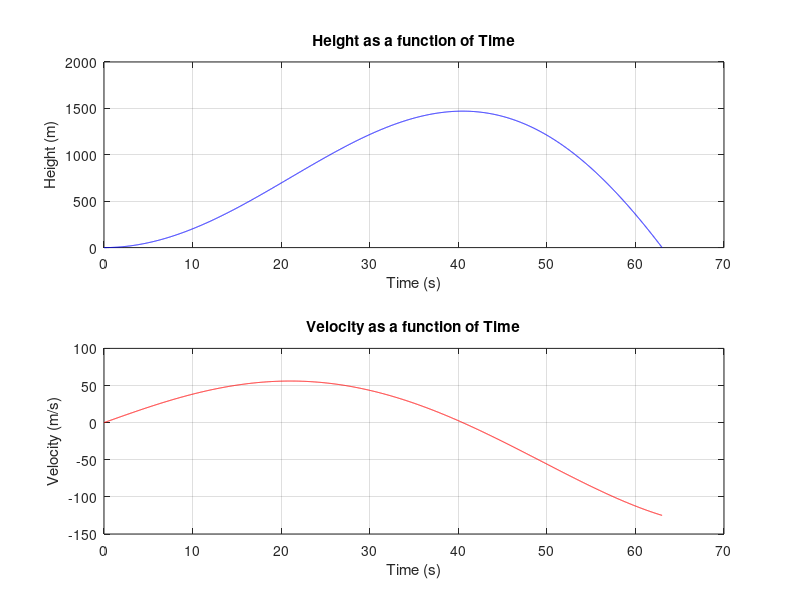

Here is the MATLAB script that generated this plot:
%This function plot height and velocity as a function of time from t=0 to
%t=63.01(the landing time)
%height is given by 2.13*time^2 - 0.0013*time^4 + 0.000034*time^4.751
%speed is given by the absolute value of the 1st order derivative of height with respect to time
function R_motionplot
time=0:0.01:63.01;

height=2.13.*time.^2 - 0.0013.*time.^4 + 0.000034.*time.^4.751;
velocity=4.26.*time - 0.0052.*time.^3 + 0.000161534.*time.^3.751;

s(1) = subplot(2,1,1);
height=2.13.*time.^2 - 0.0013.*time.^4 + 0.000034.*time.^4.751;
plot(time,height,'b')
grid
title('Height as a function of Time')
xlabel('Time (s)')
ylabel(s(1),'Height (m)')

s(2) = subplot(2,1,2);
velocity=4.26.*time - 0.0052.*time.^3 + 0.000161534.*time.^3.751;
plot(time,velocity,'r')
grid
title('Velocity as a function of Time')
xlabel('Time (s)')
ylabel(s(2),'Velocity (m/s)')
end